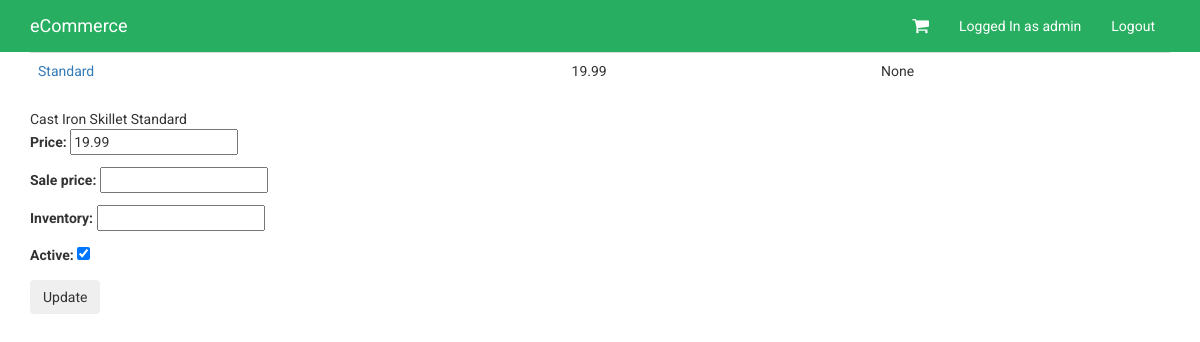
Page /products/4/inventory/ (signed in) on the committed database.
### products/models.py (models this page shows, shortened)
class Variation(models.Model):
	product = models.ForeignKey(Product)
	title = models.CharField(max_length=120)
	description = models.TextField(blank=True, null=True)
	price = models.DecimalField(decimal_places= 2, max_digits=20)
	sale_price = models.DecimalField(decimal_places= 2, max_digits=20, null=True, blank=True)
	active = models.BooleanField(default=True)
	inventory = models.IntegerField(null=True, blank=True) #refers to unlimited amount

class Product (models.Model):
	title = models.CharField(max_length=120)
	description = models.TextField(blank=True, null=True)
	price = models.DecimalField(decimal_places= 2, max_digits=20)
	active = models.BooleanField(default=True)
	categories = models.ManyToManyField('Category', blank=True)
	default = models.ForeignKey('Category', related_name='default_category', null=True, blank=True)
	objects = ProductManager()

### products/views.py (the view, shortened to what this page needs)
# urls.py: url(r'^(?P<pk>\d+)/inventory/$', VariationListView.as_view() , name='product_inventory'),
class VariationListView(StaffRequiredMixin, ListView):
	model = Variation
	queryset = Variation.objects.all()
	def get_context_data(self, *args, **kwargs):
		context = super(VariationListView, self).get_context_data(*args, **kwargs)
		context["formset"] = VariationInventoryFormSet(queryset=self.get_queryset())
		return context
	def get_queryset(self, *args, **kwargs):
		product_pk = self.kwargs.get("pk")
		if product_pk:
			product = get_object_or_404(Product, pk=product_pk)
			queryset = Variation.objects.filter(product=product)
		return queryset

### products/mixins.py (called while the page is built)
	@method_decorator(login_required)
	def dispatch(self, request, *args, **kwargs):
		if request.user.is_staff:
			return super (StaffRequiredMixin, self).dispatch(request, *args, **kwargs)
		else:
			raise Http404

### products/models.py (called while the page is built)
	def active(self):
		return self.filter(active=True)

	def get_queryset(self):
		return ProductQuerySet(self.model, using=self.db)

	def all(self, *args, **kwargs):
		return self.get_queryset().active()

### products/templates/products/variation_list.html (shortened to what this page needs)
{% extends 'base.html' %}
{% block content %}
<table class='table'>
{% for variation in variation_list %}
<tr>
<td><a href='{{ product.get_absolute_url }}'>{{variation.title}}</a></td>
<td>{{variation.description}}</td>
<td>{{variation.price}}</td>
<td>{{ variation.inventory }}</td>
</tr>
{% endfor %}
</table>
<form method="POST" action="">{% csrf_token %}
{% for form in formset %}
{{form.instance.product.title}}
{{form.instance.title}}
{{ form.as_p }}
{% endfor %}
<input type="submit" value="Update" class='btn' />
</form>
{% endblock %}

### templates/navbar.html (shortened to what this page needs)
<nav class="navbar navbar-default">
  <div class="container">
    <div class="navbar-header">
      <a class="navbar-brand" href="/">eCommerce</a>
    </div>
    <div class="collapse navbar-collapse" id="bs-example-navbar-collapse-1">
      <ul class="nav navbar-nav navbar-right">
        <li class='shopping-cart'><a href='{% url "cart" %}'><i class="fa fa-shopping-cart" aria-hidden="true"></i> </a></li>
        {% if request.user.is_authenticated %}
          <li><a href=''>Logged In as {{request.user}}</a></li>
          <li><a href="{% url 'auth_logout' %}">Logout</a></li>
        {% endif %}
      </ul>
    </div>
  </div>
</nav>

### static/css/custom.css (style rules this page uses)
body { font-family: 'Roboto', sans-serif; }
.navbar { margin-bottom: 0; background-color: #27ae60; border: 1px solid #27ae60; border-radius: 0; }
.navbar-default .navbar-brand { color: #fff; }
.navbar-collapse .navbar-nav>li>a { color: #fff; }
.shopping-cart { font-size: 18px; vertical-align: middle; }

### rows in the picture
Variation: title "Standard", price "19.99", inventory "None", instance.product "Cast Iron Skillet", instance "Standard"

### other values in the picture
{{ request.user }} "admin"
